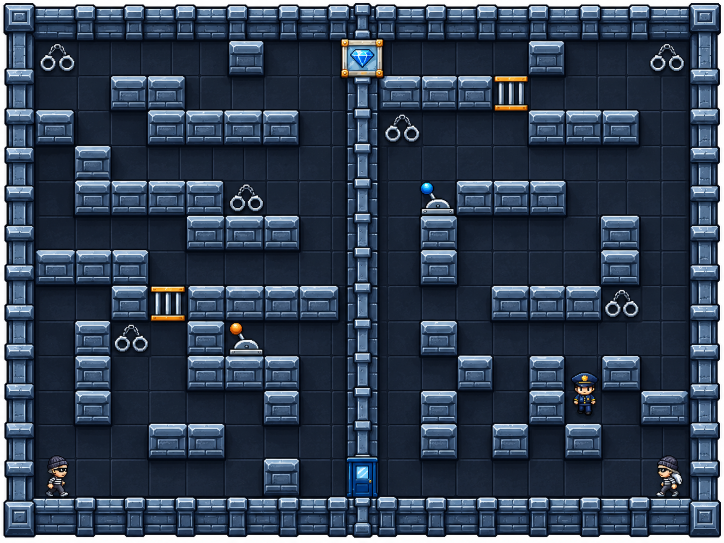
#> input picture assets/paredes_cadeia_referencia.png, 1448 x 1086 px (shown at 1/2 size)
$ python gerar_paredes_cadeia.py
#> lines starting #> are read from the running program, lines starting #| are printed output that depends on the picture
"""Recorta as paredes da Cadeia em blocos BGRA na resolução da janela."""
from pathlib import Path
from PIL import Image, ImageDraw

assets = Path(__file__).resolve().parents[1] / "assets"
source = Image.open(assets / "paredes_cadeia_referencia.png").convert("RGB")
#> source is the input picture: PIL image 1448x1086 RGB; mean R, G, B 51.1, 65.2, 84.6
# Remove o papel branco externo sem recolorir os reflexos do metal.
ImageDraw.floodfill(source, (0, 0), (23, 29, 48), thresh=90)
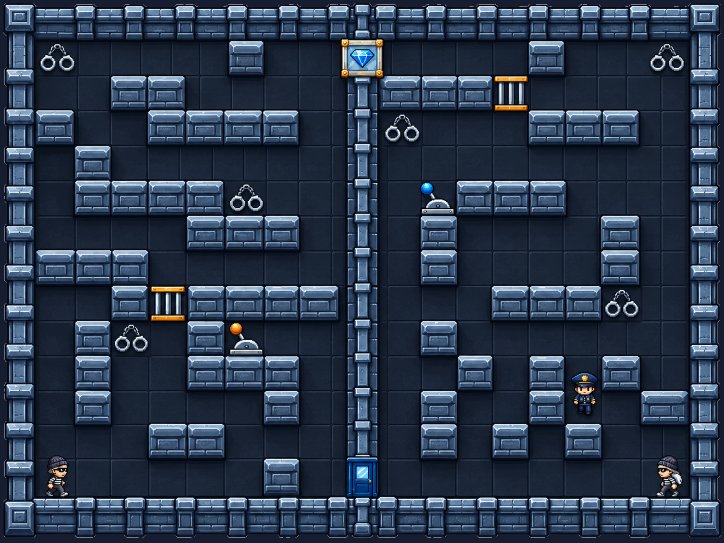
#> source: PIL image 1448x1086 RGB (shown at 1/2 size); mean R, G, B 42.8, 57.1, 77.2
x = [7, 69, 150, 222, 296, 373, 449, 529, 599, 687,
     760, 842, 913, 986, 1057, 1132, 1205, 1280, 1378, 1442]
y = [5, 81, 152, 221, 292, 362, 432, 501, 572, 642,
     712, 782, 850, 918, 997, 1076]

# Mesmo formato da moldura do Museu; o último recorte é a divisória da Cadeia.
boxes = [(x[c], y[r], x[c+1], y[r+1]) for r in (0, 14) for c in range(19)]
boxes += [(x[c], y[r], x[c+1], y[r+1]) for c in (0, 18) for r in range(1, 14)]
boxes += [(373, 432, 449, 501), (687, 220, 760, 289)]
atlas = bytearray()
for box in boxes:
    tile = source.crop(box).resize((32, 32), Image.Resampling.LANCZOS)
    atlas.extend(tile.convert("RGBA").tobytes("raw", "BGRA"))
#> this loop made 66 passes
#> pass 1, `tile = source.crop(box).resize((32, 32), Image.Resampling.LANCZOS)`:
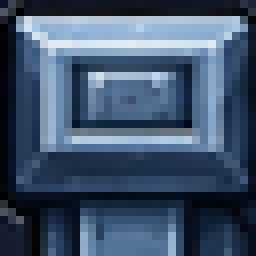
#> tile: PIL image 32x32 RGB (shown 8 times larger); mean R, G, B 64.6, 83.8, 108.3
#> pass 2, `tile = source.crop(box).resize((32, 32), Image.Resampling.LANCZOS)`:
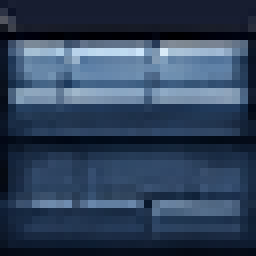
#> tile: PIL image 32x32 RGB (shown 8 times larger); mean R, G, B 47.6, 65.4, 89.5
#> pass 3, `tile = source.crop(box).resize((32, 32), Image.Resampling.LANCZOS)`:
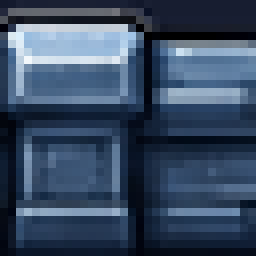
#> tile: PIL image 32x32 RGB (shown 8 times larger); mean R, G, B 56.4, 74.4, 98.2
#> after the loop:
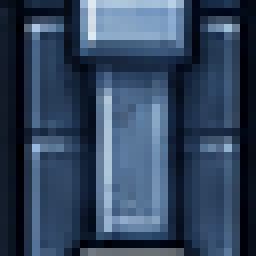
#> tile: PIL image 32x32 RGB (shown 8 times larger); mean R, G, B 50.7, 69.2, 93.5
(assets / "paredes_cadeia.bgra").write_bytes(atlas)
